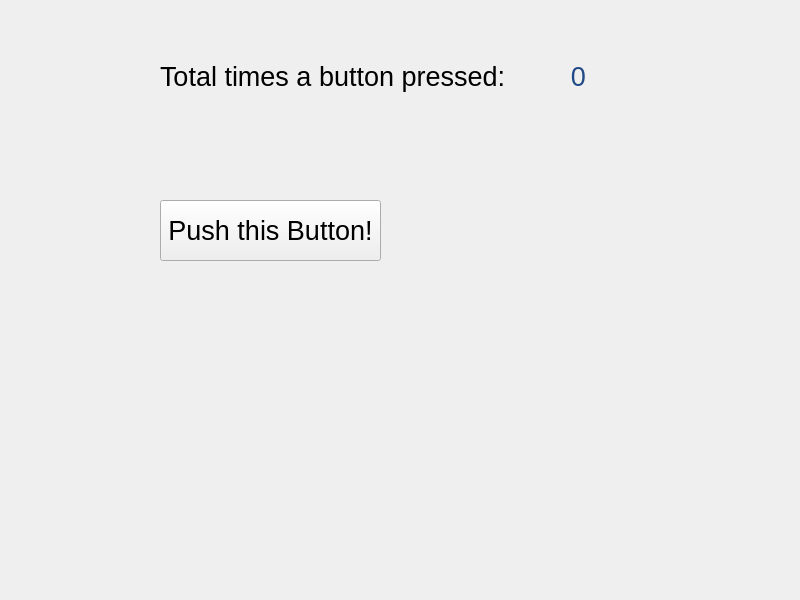
<?xml version="1.0" encoding="UTF-8"?>
<ui version="4.0">
 <class>Widget</class>
 <widget class="QWidget" name="Widget">
  <property name="geometry">
   <rect>
    <x>0</x>
    <y>0</y>
    <width>800</width>
    <height>600</height>
   </rect>
  </property>
  <property name="windowTitle">
   <string>Widget</string>
  </property>
  <widget class="QPushButton" name="pushButton1">
   <property name="geometry">
    <rect>
     <x>160</x>
     <y>200</y>
     <width>221</width>
     <height>61</height>
    </rect>
   </property>
   <property name="font">
    <font>
     <pointsize>20</pointsize>
    </font>
   </property>
   <property name="text">
    <string>Push this Button!</string>
   </property>
  </widget>
  <widget class="QWidget" name="">
   <property name="geometry">
    <rect>
     <x>160</x>
     <y>60</y>
     <width>485</width>
     <height>33</height>
    </rect>
   </property>
   <layout class="QHBoxLayout" name="horizontalLayout">
    <item>
     <widget class="QLabel" name="label1">
      <property name="font">
       <font>
        <pointsize>20</pointsize>
       </font>
      </property>
      <property name="cursor">
       <cursorShape>ArrowCursor</cursorShape>
      </property>
      <property name="mouseTracking">
       <bool>false</bool>
      </property>
      <property name="text">
       <string>Total times a button pressed:</string>
      </property>
     </widget>
    </item>
    <item>
     <widget class="QLabel" name="label2">
      <property name="font">
       <font>
        <pointsize>20</pointsize>
       </font>
      </property>
      <property name="styleSheet">
       <string notr="true">color: rgb(32, 74, 135);</string>
      </property>
      <property name="text">
       <string>0</string>
      </property>
      <property name="alignment">
       <set>Qt::AlignmentFlag::AlignCenter</set>
      </property>
     </widget>
    </item>
   </layout>
  </widget>
 </widget>
 <resources/>
 <connections/>
</ui>
